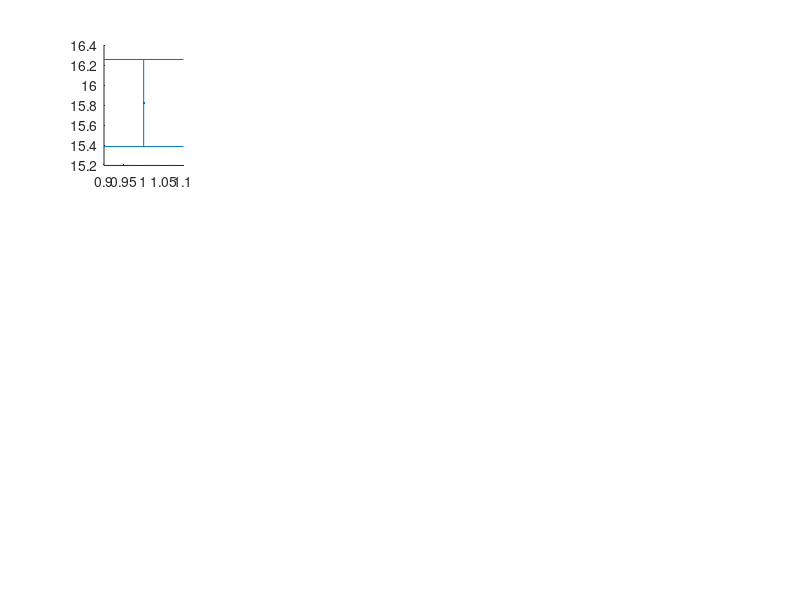

Write the MATLAB code that produced this figure. (Note: this script raises an error after producing the figure.)
% Copyright (c) 2018 Irene Winkler and Stefan Haufe

addpath external

clear all; close all;

% generate new data

% number of subjects/groups
ng = 4; 

% number of samples per group
m = 20; 

% group means
gme = 15*randn(ng, 1); 

% mean differences between two classes for each group
gdiff = reshape([-1 1], 1, 1, 2); 

% data (m samples, ng groups, two classes) 
x = 2*randn(ng, m, 2) + repmat(gme, 1, m, 2) + 1*repmat(gdiff, ng, m); 

% % or load the original data used in the paper
% load('fig1_data', 'ng', 'm', 'gme', 'gdiff', 'x');

% t-test on individual subjects vs. t-test on pooled data of all subjects
figure; 
% individual
for ii = 1:ng
  subplot(3, ng+1, ii)
  hold on
  x1 = squeeze(x(ii, :, 1));
  errorbar(1, mean(x1), std(x1)/sqrt(m), '.', 'linewidth', 5, 'markersize', 3)
  x1 = squeeze(x(ii, :, 2));
  errorbar(2, mean(x1), std(x1)/sqrt(m), '.', 'linewidth', 5, 'markersize', 3)
  xlim([0.5 2.5])
  ylim([min(x(:)) max(x(:))])
  grid on
  set(gca, 'xtick', 1:2, 'xticklabel', {'',''})
  title(['S' num2str(ii)])
end

% pooled
x2 = reshape(x, ng*m, 2);
subplot(3, ng+1, ng+1)
hold on
x2 = reshape(x(:, :, 1), [], 1);
errorbar(1, mean(x2), std(x2)/sqrt(ng*m), '.', 'linewidth', 5, 'markersize', 3)
x2 = reshape(x(:, :, 2), [], 1);
errorbar(2, mean(x2), std(x2)/sqrt(ng*m), '.', 'linewidth', 5, 'markersize', 3)
xlim([0.5 2.5])
ylim([min(x(:)) max(x(:))])
grid on
set(gca, 'xtick', 1:2, 'xticklabel', {'', ''})
title('Pooled')

% different zoom level individual
for ii = 1:ng
  subplot(3, ng+1, ng+1+ii)
  hold on
  x1 = squeeze(x(ii, :, 1));
  errorbar(1, mean(x1), std(x1)/sqrt(m), '.', 'linewidth', 5, 'markersize', 3)
  x1 = squeeze(x(ii, :, 2));
  errorbar(2, mean(x1), std(x1)/sqrt(m), '.', 'linewidth', 5, 'markersize', 3)
  xlim([0.5 2.5])
  grid on
  set(gca, 'xtick', 1:2, 'xticklabel', {['X_' num2str(ii)], ['Y_' num2str(ii)]})
  [h p] = ttest2(squeeze(x(ii, :, 1)), squeeze(x(ii, :, 2)), 'vartype', 'unequal');
  title(['p = ' num2str(p, 2)])
end

% pooled
x2 = reshape(x, ng*m, 2);
subplot(3, ng+1, 2*(ng+1))
hold on
x2 = reshape(x(:, :, 1), [], 1);
errorbar(1, mean(x2), std(x2)/sqrt(ng*m), '.', 'linewidth', 5, 'markersize', 3)
x2 = reshape(x(:, :, 2), [], 1);
errorbar(2, mean(x2), std(x2)/sqrt(ng*m), '.', 'linewidth', 5, 'markersize', 3)
xlim([0.5 2.5])
grid on
set(gca, 'xtick', 1:2, 'xticklabel', {'X', 'Y'})
[h p, ci, stats] = ttest2(reshape(x(:, :, 1), [], 1), reshape(x(:, :, 2), [], 1), 'vartype', 'unequal');
title(['p = ' num2str(p, 2)])

% export_fig(['figures/fig1A'], '-r300', '-a2'); 

% linear regression and correlation for individual and pooled data
figure;

% plot entire data
subplot(3, ng+1, [1:ng])
plot(reshape(permute(x, [2 1 3]), [], 2), '*')
grid on
legend('X', 'Y')

% individual linear regression/correlation
for ii = 1:ng
  subplot(3, ng+1, ng+1+ii)
  hold on
  xx = squeeze(x(ii, :, 1))';
  yy = squeeze(x(ii, :, 2))';
  plot(xx, yy, '+')
  xlabel(['X_' num2str(ii)])
  if ii == 1
    ylabel(['Y_*'])
  end
  grid on
  [r p] = corr(xx, yy);
  title({['r = ' num2str(r, 2)], ['p = ' num2str(p, 2)]}')

  ax = get(gca, 'xlim');
  xval = linspace(ax(1), ax(2), 1000)';
  [p, yhat, ci ] = polypredci(xx, yy, 1, 0.95, xval); 

  plot(xval,yhat+ci,'r-.'); 
  plot(xval,yhat-ci,'r-.');
  plot(xval,yhat,'b','linewidth',2);
   
end

% same on pooled data
subplot(3, ng+1, 2*(ng+1))
hold on
xx = reshape(x(:, :, 1), [], 1);
yy = reshape(x(:, :, 2), [], 1);
plot(xx, yy, '+')
xlabel('X')
mi = min((x(:)))*1.1;
ma = max((x(:)))*1.1;
xlim([mi ma])
ylim([mi ma])
grid on
[r p] = corr(xx, yy);
title({['r = ' num2str(r, 2)], ['p = ' num2str(p, 2)]}')

ax = get(gca, 'xlim');
xval = linspace(ax(1), ax(2), 1000)';
[p, yhat, ci ] = polypredci(xx, yy, 1, 0.95, xval); 

plot(xval,yhat+ci,'r-.'); 
plot(xval,yhat-ci,'r-.');
plot(xval,yhat,'b','linewidth',2);
 
% export_fig(['figures/fig1B'], '-r300', '-a2'); 

  